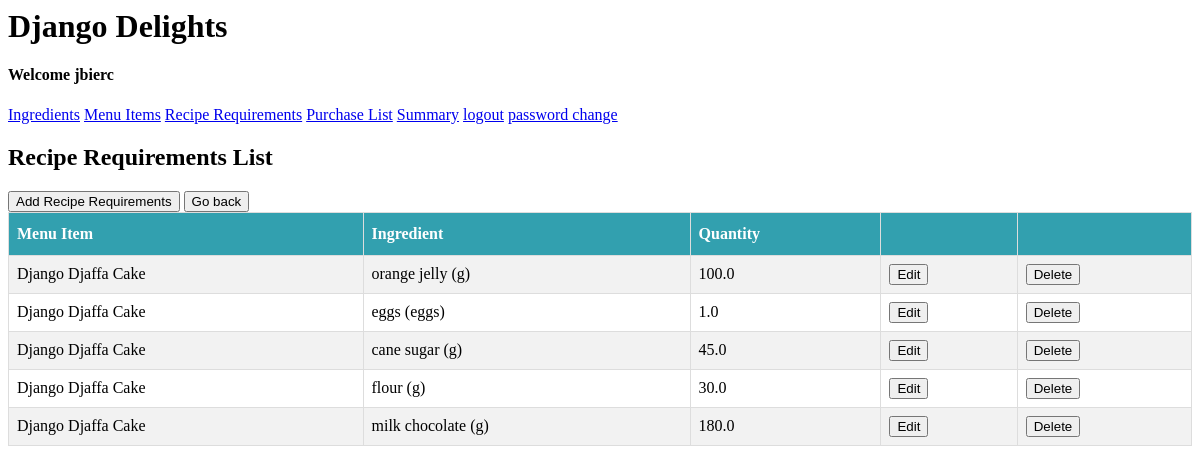
/reciperequirements/list (signed in), run on the app's committed database.
### delights_app/models.py (models this page shows, shortened)
class RecipeRequirements(models.Model):
    menu_item = models.ForeignKey(MenuItem, on_delete=models.CASCADE)
    ingredient = models.ForeignKey(Ingredient, on_delete=models.CASCADE)
    quantity = models.FloatField(default=0.0)

class MenuItem(models.Model):
    name = models.CharField(max_length=30)
    price = models.FloatField(default=0.0)
    def __str__(self):
        return self.name

class Ingredient(models.Model):
    TEASPOON = "tsp"
    TABLESPOON = "tbsp"
    GRAMS = "g"
    KILOGRAMS = "kg"
    EGGS = "eggs"
    UNIT_TYPE_CHOICES = [(TEASPOON, "teaspoon"), (TABLESPOON, "tablespoon"), (GRAMS, "grams"), (KILOGRAMS, "kilograms"), (EGGS, "eggs")]
    name = models.CharField(max_length=30)
    quantity = models.FloatField(default=0.0)
    unit = models.CharField(max_length=4, choices=UNIT_TYPE_CHOICES, default=GRAMS)
    unit_price = models.FloatField(default=0.0)
    def __str__(self):
        return f'{self.name} ({self.unit})'

### delights_app/views.py (the view)
# urls.py: path('reciperequirements/list', views.RecipeRequirementsList.as_view(), name='reciperequirementslist'),
class RecipeRequirementsList(LoginRequiredMixin, ListView):
  model = RecipeRequirements

### delights_app/templates/delights_app/reciperequirements_list.html (shortened to what this page needs)
{% extends "base.html" %}
{% load static%}
{% block content %}
<h2>Recipe Requirements List</h2>
<a href="{% url 'reciperequirementscreate' %}"><button class="btn">Add Recipe Requirements</button></a>
<a href="{% url 'home' %}"><input type="button" value="Go back"/></a>
<table id="reciperequirements">
    <tr>
        <th>Menu Item</th>
        <th>Ingredient</th>
        <th>Quantity</th>
        <th></th>
        <th></th>
    </tr>
    {% for reciperequirements in reciperequirements_list %}
    <tr>
        <td>{{ reciperequirements.menu_item }}</td>
        <td>{{ reciperequirements.ingredient }}</td>
        <td>{{ reciperequirements.quantity }}</td>
        <td><a href="{% url 'reciperequirementsupdate' reciperequirements.id %}"><button>Edit</button></a></td>
        <td><a href="{% url 'reciperequirementsdelete' reciperequirements.id %}"><button>Delete</button></a></td>
    </tr>
    {% endfor%}
</table>
{% endblock %}

### delights_app/templates/base.html
{% load static%}
<link rel="stylesheet" type="text/css" href='{% static "style.css" %}'>
<header>
  <h1>Django Delights</h1>
  <nav>
    {% if user.username %}
    <h4>Welcome {{ user.username }}</h4>
    <a href="{% url 'ingredientlist' %}">Ingredients</a>
    <a href="{% url 'menuitemlist' %}">Menu Items</a>
    <a href="{% url 'reciperequirementslist' %}">Recipe Requirements</a>
    <a href="{% url 'purchaselist' %}">Purchase List</a>
    <a href="{% url 'summary' %}">Summary</a>
    <a href="{% url 'logout' %}">logout</a>
    <a href="{% url 'password_change' %}">password change</a>
    {% endif %}
  </nav>
</header>
{% block content %}
{% endblock %}

### delights_app/static/style.css (style rules this page uses)
table { border-collapse: collapse; width: 100%; }
td, th { border: 1px solid #ddd; padding: 8px; }
tr:nth-child(even) { background-color: #f2f2f2; }
th { padding-top: 12px; padding-bottom: 12px; text-align: left; background-color: #32a0af; color: white; }

### data on the page
RecipeRequirements: menu_item "Django Djaffa Cake", ingredient "orange jelly (g)", quantity "100.0"
RecipeRequirements: menu_item "Django Djaffa Cake", ingredient "eggs (eggs)", quantity "1.0"
RecipeRequirements: menu_item "Django Djaffa Cake", ingredient "cane sugar (g)", quantity "45.0"
RecipeRequirements: menu_item "Django Djaffa Cake", ingredient "flour (g)", quantity "30.0"
RecipeRequirements: menu_item "Django Djaffa Cake", ingredient "milk chocolate (g)", quantity "180.0"

### other printed values
{{ user.username }} "jbierc"
